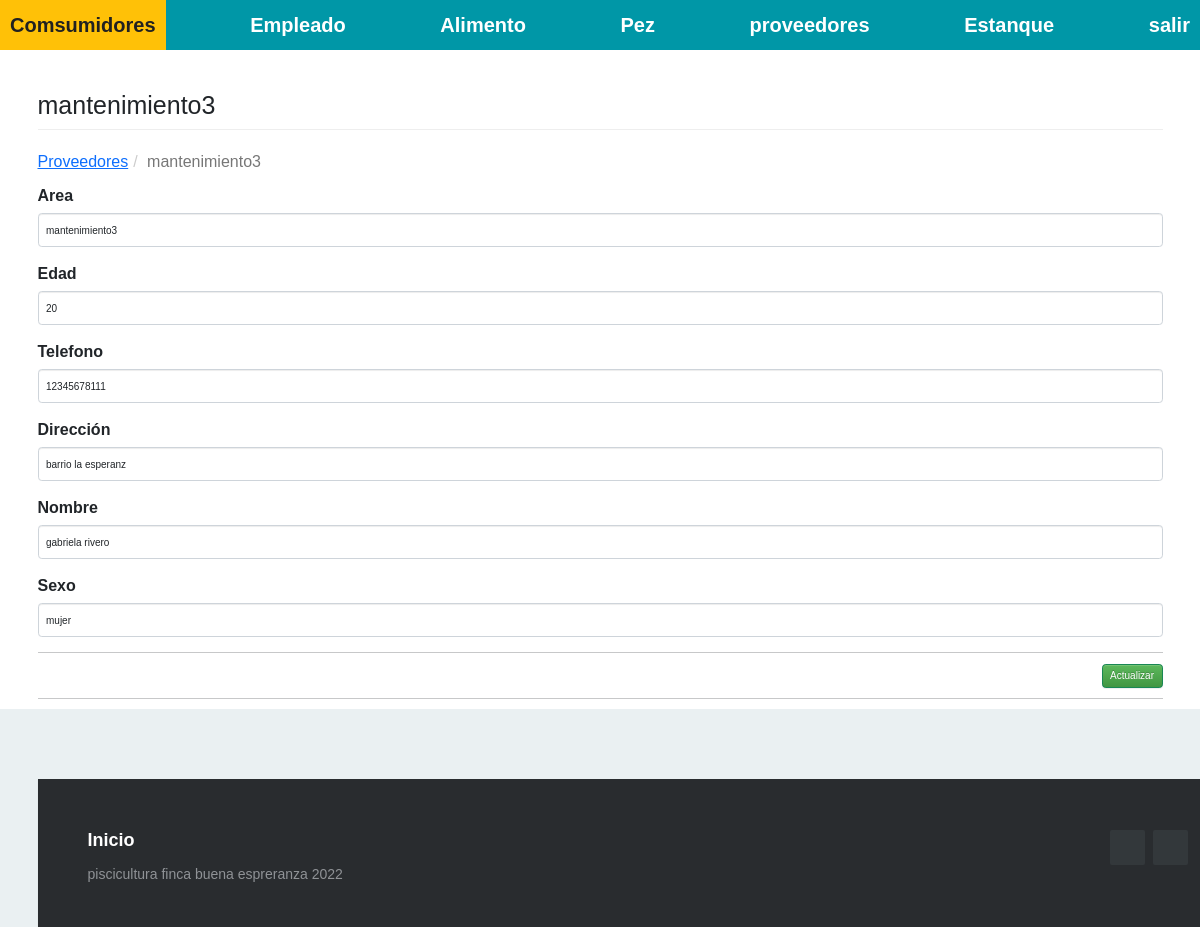
The page /index.php?c=empleado&a=Crud&ID_Empleado=2 (signed in) on the database its author committed.
### tables this page shows
CREATE TABLE `empleado` (
  `ID_Empleado` int(111) NOT NULL,
  `Area` varchar(111) NOT NULL,
  `Edad` int(11) NOT NULL,
  `Telefono` varchar(111) NOT NULL,
  `Dirección` varchar(111) NOT NULL,
  `Nombre` varchar(111) NOT NULL,
  `Sexo` varchar(111) NOT NULL
);

### Controller/empleado.controller.php (called while the page is built, shortened)
<?php
require_once 'model/empleado.php';
class empleadoController{
    private $model;
    public function __CONSTRUCT(){
        $this->model = new empleado();
    }
    public function Crud(){
        $pvd = new empleado();
        if(isset($_REQUEST['ID_Empleado'])){
            $pvd = $this->model->Obtener($_REQUEST['ID_Empleado']);
        }
        require_once 'view/header.php';
        require_once 'view/empleado/empleado-editar.php';
        require_once 'view/footer.php';
  }
}

### Model/database.php (called while the page is built)
<?php
class Database
{
    public static function Conectar()
    {
        $pdo = new PDO('mysql:host=localhost;dbname=piscicultura;charset=utf8', 'root', '');
        $pdo->setAttribute(PDO::ATTR_ERRMODE, PDO::ERRMODE_EXCEPTION);
        return $pdo;
    }
}

### Model/empleado.php (called while the page is built, shortened)
<?php
class empleado
{
	private $pdo;
	public function __CONSTRUCT()
	{
		try
		{
			$this->pdo = Database::Conectar();
		}
		catch(Exception $e)
		{
			die($e->getMessage());
		}
	}
	public function Obtener($ID_Empleado)
	{
		try
		{
			$stm = $this->pdo->prepare("SELECT * FROM empleado WHERE ID_Empleado = ?");
			$stm->execute(array($ID_Empleado));
			return $stm->fetch(PDO::FETCH_OBJ);
		} catch (Exception $e)
		{
			die($e->getMessage());
		}
	}
}

### View/empleado/empleado-editar.php (the view, shortened to what this page needs)
<h1 class="page-header">
    <?php echo $pvd->ID_Empleado != null ? $pvd->Area : 'Nuevo Registro'; ?>
</h1>
<ol class="breadcrumb">
  <li><a href="?c=empleado">Proveedores</a></li>
  <li class="active"><?php echo $pvd->ID_Empleado != null ? $pvd->Area : 'Nuevo Registro'; ?></li>
</ol>
<form id="frm-empleado" action="?c=empleado&a=Editar" method="post" enctype="multipart/form-data">
    <div class="form-group">
        <label>Area</label>
        <input type="text" name="Area" value="<?php echo $pvd->Area; ?>" class="form-control" placeholder="Ingrese area trabajo" data-validacion-tipo="requerido|min:100" />
    </div>
    <div class="form-group">
        <label>Edad</label>
        <input type="text" name="Edad" value="<?php echo $pvd->Edad; ?>" class="form-control" placeholder="Ingrese edad" data-validacion-tipo="requerido|min:100" />
    </div>
    <div class="form-group">
        <label>Telefono</label>
        <input type="text" name="Telefono" value="<?php echo $pvd->Telefono; ?>" class="form-control" placeholder="Ingrese  telefono" data-validacion-tipo="requerido|min:10" />
    </div>
    <div class="form-group">
        <label>Dirección</label>
        <input type="text" name="Dirección" value="<?php echo $pvd->Dirección; ?>" class="form-control" placeholder="Ingrese direcion" data-validacion-tipo="requerido|min:10" />
    </div>
    <div class="form-group">
        <label>Nombre</label>
        <input type="text" name="Nombre" value="<?php echo $pvd->Nombre; ?>" class="form-control" placeholder="Ingrese nombree" data-validacion-tipo="requerido|min:10" />
    </div>
    <div class="form-group">
        <label>Sexo</label>
        <input type="text" name="Sexo" value="<?php echo $pvd->Sexo; ?>" class="form-control" placeholder="Ingrese sexo" data-validacion-tipo="requerido|min:10" />
    </div>
    <hr />
    <div class="text-right">
        <button class="btn btn-success">Actualizar</button>
    </div>
</form>

### assets/css/demo.css (style rules this page uses)
* { padding:0; margin:0; }
html { background-color: #eaf0f2; }
body { font:14px/1.5 Arial, Helvetica, sans-serif; }

### View/footer.php (style rules this page uses)
html { font-size: 62.5%; }
body { font-size: 16px; font-family: 'Krub', sans-serif; }

### rows shown on the page
empleado: Area "mantenimiento3", Edad "20", Telefono "12345678111", Dirección "barrio la esperanz", Nombre "gabriela rivero", Sexo "mujer"
